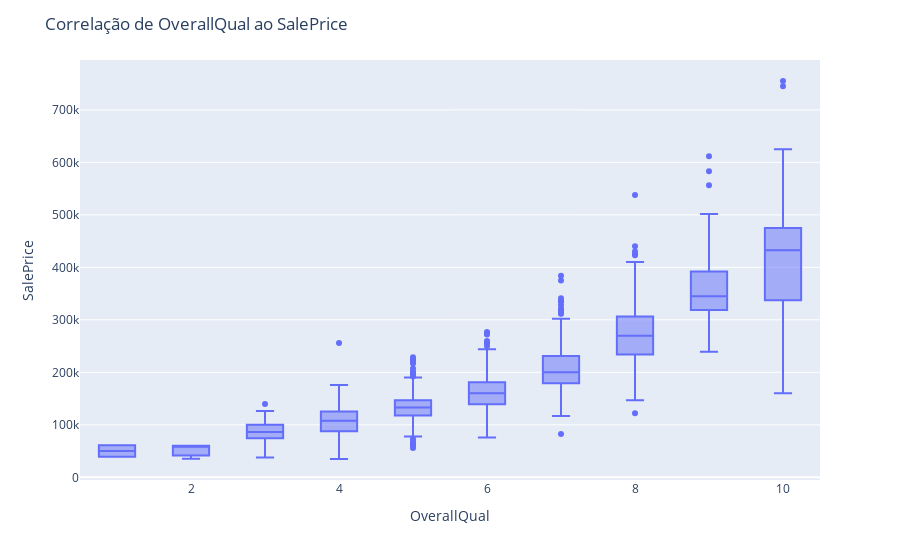

The notebook cell saved with this chart:
### Code cell
fig = px.box(train[['OverallQual', 'SalePrice']], x='OverallQual', y='SalePrice')
fig.update_layout(title = 'Correlação de OverallQual ao SalePrice')

### Figure 1 — Plotly figure (JSON) as saved in the notebook; plotly's stock layout.template omitted (floating-point values rounded to 4 significant figures; data arrays with more than 128 entries replaced by an {"elided": "..."} marker saying what was removed)
{"data": [{"alignmentgroup": "True", "hovertemplate": "OverallQual=%{x}<br>SalePrice=%{y}<extra></extra>", "legendgroup": "", "marker": {"color": "#636efa"}, "name": "", "notched": false, "offsetgroup": "", "orientation": "v", "showlegend": false, "type": "box", "x": {"elided": "1460 int values"}, "x0": " ", "xaxis": "x", "y": {"elided": "1460 int values"}, "y0": " ", "yaxis": "y"}], "layout": {"boxmode": "group", "legend": {"tracegroupgap": 0}, "margin": {"t": 60}, "title": {"text": "Correlação de OverallQual ao SalePrice"}, "xaxis": {"anchor": "y", "domain": [0, 1], "title": {"text": "OverallQual"}}, "yaxis": {"anchor": "x", "domain": [0, 1], "title": {"text": "SalePrice"}}}}
